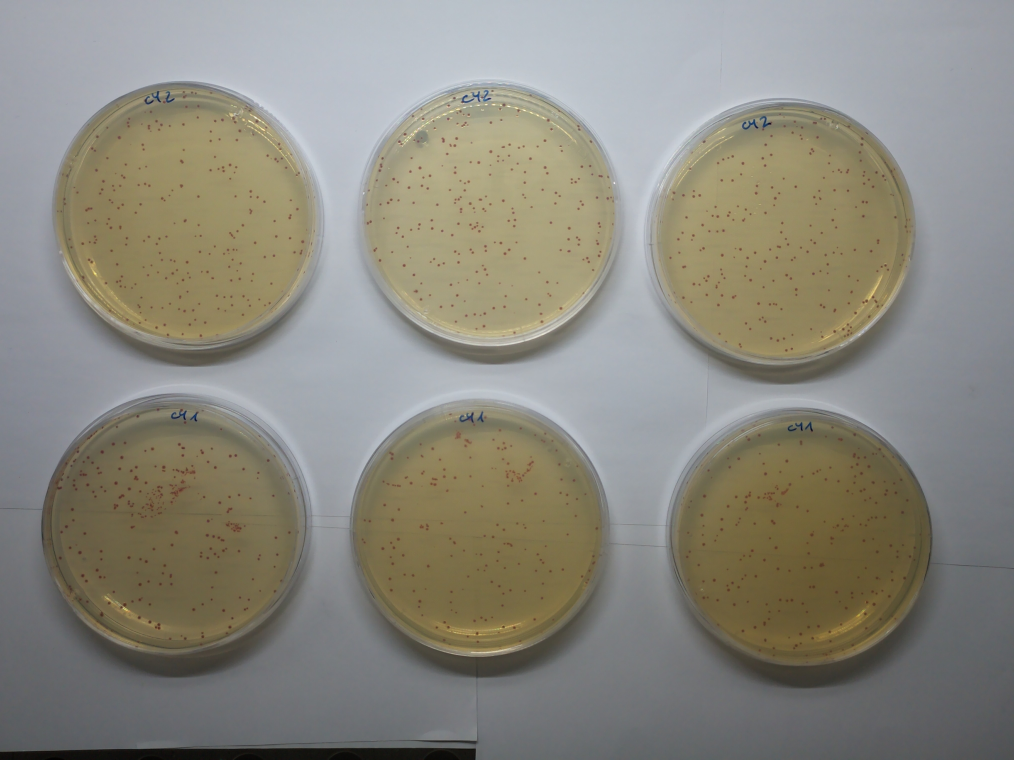
#> input picture data/Singles/02.10.2025-04.30.02.jpg, 4056 x 3040 px (shown at 1/4 size); its folder holds only this picture in this run
$ python -i dish_detection.py   (imports and definitions only)
#> lines starting #> are read from the running program, lines starting #| are printed output that depends on the picture; after the words box and inside, x2 and y2 are one past the last pixel; in counts of white or black regions, pixels touching at a corner belong together
#> further down, picture is the input picture: shape (3040, 4056, 3); mean B, G, R 125.5, 136, 138.4
### phase/helpers/inputs.py
import cv2 as cv
import numpy as np
import os
import re
from pypdf import PdfReader
from datetime import datetime
import sys
from pathlib import Path
from dataclasses import dataclass
import tempfile
import uuid
import shutil

TMP_DIR = Path(tempfile.gettempdir()) / "phase_temp"

def read_img(source):
    """
    Reads a string filepath or a numpy array.
    For ease of using image processing functions standalone or in pipelines.

    Returns numpy array / image.

    Parameters
    ----------
    source: str or np.ndarray
        Image, or string to the image path.

    Returns
    -------
    np.ndarray
        Image in numpy array form.
    """
    if (isinstance(source, (str, Path)) and os.path.isfile(source)):
        img = cv.imread(source)
    elif isinstance(source, np.ndarray):
        img = source
    elif hasattr(source, "crop"):
        img = source.crop
    else:
        raise TypeError("source must be a file path or a NumPy array")
    return img

# [121 lines left out: functions read_time, read_image_paths, read_pdf, show_image, not called in this run]

@dataclass
class Image:
    """
    Class for out-of-core handling.
    """
    path: Path
    # [41 lines left out: functions __init__, __array__, __del__, clear_tmp_dir, not called in this run]

    def load(self) -> np.ndarray:
        return np.load(self.path, allow_pickle=False, mmap_mode="r")

    def export(self, path: Path):
        cv.imwrite(str(path), self.load())

### phase/image_manipulation/dish_detection.py
import cv2 as cv
import numpy as np
import os
import warnings

from ..helpers.inputs import read_img

def sort_circles(circles, row_tolerance=100):
    """
    Sorts detected dishes from top left to bottom right.

    Parameters:
    circles: list of np.ndarray
        Detected dishes.
    row_tolerance: int
        Value for how strictly dishes should be grouped together in a row.

    Returns
    -------
    list of np.ndarray
        Sorted detected dishes.
    """
    circles = sorted(circles, key=lambda c: c[1])

    rows = []
    current_row = [circles[0]]

    for c in circles[1:]:
        if abs(c[1] - current_row[-1][1]) < row_tolerance:
            current_row.append(c)
        else:
            rows.append(current_row)
            current_row = [c]
    rows.append(current_row)

    for row in rows:
        row.sort(key=lambda c: c[0])
    sorted_circles = [c for row in rows for c in row]
    return sorted_circles

def crop(image, coordinates):
    """
    Crops around dishes in an image.

    Parameters
    ----------
    image: np.ndarray
        Image to be cropped.
    coordinates: tuple
        Coordinates of the detected circles.

    Returns
    -------
    list
        Cropped dishes.
    list
        Masks of background.

    """
    dishes = [] # list for the cropped images
    masks = [] # list for masks

    img = read_img(image)

    for (x, y, r) in coordinates:
        mask = np.zeros(img.shape[:2], dtype=np.uint8) # mask (black image) the size of the input image
        cv.circle(mask, (x, y), r, 255, -1) # fills the mask with a white circle at the location of the coordinates (detected dish)

        masked_img = cv.bitwise_and(  # applies mask (keeps values where the mask is white) to original image
            img,
            img,
            mask=mask)

        x1, y1 = max(0, x-r), max(0, y-r) # defines top left corner of the crop
        x2, y2 = min(img.shape[1], x+r), min(img.shape[0], y+r) # defines bottom right corner of the crop

        square_crop = masked_img[y1:y2, x1:x2] # applies a square crop for the masked dishes
        mask_crop = mask[y1:y2, x1:x2] # crops the masks

        dishes.append(square_crop)
        masks.append(mask_crop)

    return dishes, masks

def detect_dishes(
        source,
        save=True,
        save_path = "",
        file_name = "dish_detected",
        metadata: dict = None,
        debug = False
):
    """
    Detects dishes in an image and crops around them.

    Parameters
    ----------
    source: str or np.ndarray
        Raw image, or string of the image path.
    save: bool, default=True
        Whether to save the cropped dishes.
    save_path: str, optional
        Path to directory where the images and metadata are saved.
    file_name: str, optional
        Name to save the dishes as.
    metadata: dict, optional
        Metadata dictionary handled by main.py.
    debug: bool, default=False
        Whether to save the input image with numbered circles for debugging.

    Returns
    -------
    list of np.ndarray
        List of cropped dishes.
    list of np.ndarray
        List of masks.
    list of tuples
        List of coordinates of the crops.
    dict
        Metadata.
    """
#> called with save = True, save_path = '', file_name = 'dish_detected', debug = False
    if (save and not save_path) or (debug and not save_path):
        warnings.warn(f"No specified save path. Images saved in the current directory ({os.getcwd()}) under ...Dishes.")

    dishes, masks, coordinates = [], [], []

    img = read_img(source=source)
    gray_img = cv.cvtColor(img, cv.COLOR_BGR2GRAY)

    clahe_obj = cv.createCLAHE(clipLimit=2.0, tileGridSize=(8,8))
    clahed = clahe_obj.apply(gray_img)
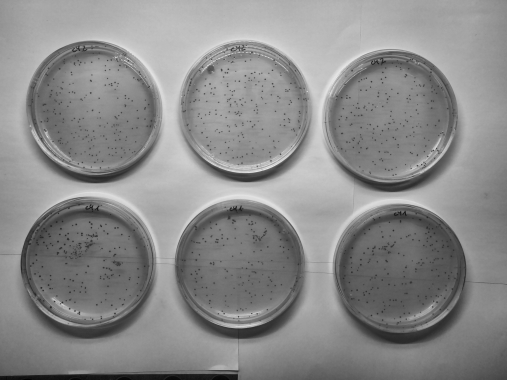
#> clahed: shape (3040, 4056) (shown at 1/8 size); min 1, max 254, mean 137.9

    save_path_dish_detection = os.path.join(save_path, "Dishes") # path for dish crops

    blur = cv.medianBlur(clahed, 21) # blur so that hough circles doesn't detect random stuff

    circles = cv.HoughCircles( # creates a numpy array of detected circles
        blur, # image, should be grayscale
        cv.HOUGH_GRADIENT, # detection method
        dp=3, # resolution used for the detection; dp=2 means half resolution of the original image
        minDist=800, # minimum distance between the centers of circles in px
        param1=125, # upper threshold for canny edge detection (uses canny edge detection internally)
        param2=100, # threshold for center detection, turn this up if non-dishes are detected
        minRadius=400, # minimum and maxmimum radius in px
        maxRadius=600
    )
#> circles = [[1918.5, 2116.5, 523.6], [3130.5, 925.5, 534.7], [1957.5, 856.5, 528.1], [712.5, 2101.5, 540.1], [3202.5, 2149.5, 520.9], [730.5, 850.5, 527.5]]

    if circles is not None:
        circles = np.round(circles[0, :]).astype("int")
#> circles = [[1918, 2116, 524], [3130, 926, 535], [1958, 856, 528], [712, 2102, 540], [3202, 2150, 521], [730, 850, 528]]
        circles = sort_circles(circles, row_tolerance=150)
#> in sort_circles, `circles = sorted(circles, key=lambda c: c[1])`: circles = [[730, 850, 528], [1958, 856, 528], [3130, 926, 535], [712, 2102, 540], [1918, 2116, 524], [3202, 2150, 521]]
#> in sort_circles, `current_row = [circles[0]]`: current_row = [[730, 850, 528]]
#> the loop in sort_circles, `for c in circles[1:]:` made 5 passes
#> after the loop in sort_circles, `for c in circles[1:]:`: rows = [[[730, 850, 528], [1958, 856, 528], [3130, 926, 535]]]
#> the loop in sort_circles, `for row in rows:` made 2 passes
#> in sort_circles, `sorted_circles = [c for row in rows for c in row]`: sorted_circles has the same summary as circles

        coordinates = [(x, y, r) for (x, y, r) in circles]
#> coordinates = [(730, 850, 528), (1958, 856, 528), (3130, 926, 535), (712, 2102, 540), (1918, 2116, 524), (3202, 2150, 521)]
        dishes, masks = crop(img, coordinates)
#> the loop in crop, `for (x, y, r) in coordinates:` made 6 passes
#> (x, y, r, x1, y1, x2, y2) on passes 1 to 6: (730, 850, 528, 202, 322, 1258, 1378), (1958, 856, 528, 1430, 328, 2486, 1384), (3130, 926, 535, 2595, 391, 3665, 1461), (712, 2102, 540, 172, 1562, 1252, 2642), (1918, 2116, 524, 1394, 1592, 2442, 2640), (3202, 2150, 521, 2681, 1629, 3723, 2671)
#> pass 1, in crop, `masked_img = cv.bitwise_and(`:
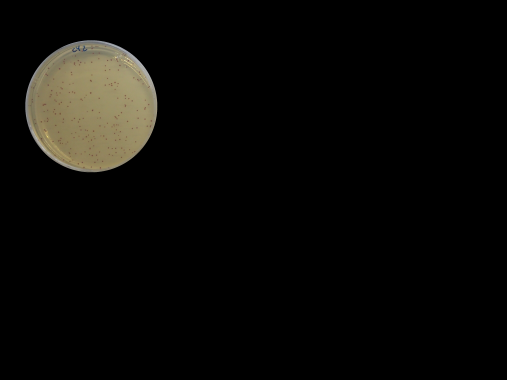
#> masked_img: shape (3040, 4056, 3) (shown at 1/8 size); mean B, G, R 7.3, 9.7, 10.5
#> pass 1, in crop, `square_crop = masked_img[y1:y2, x1:x2]`:
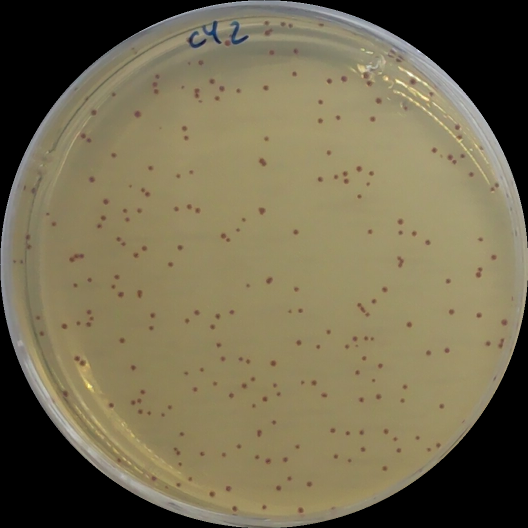
#> square_crop: shape (1056, 1056, 3) (shown at 1/2 size); mean B, G, R 80.5, 107.4, 116.2
#> pass 1, in crop, `mask_crop = mask[y1:y2, x1:x2]`:
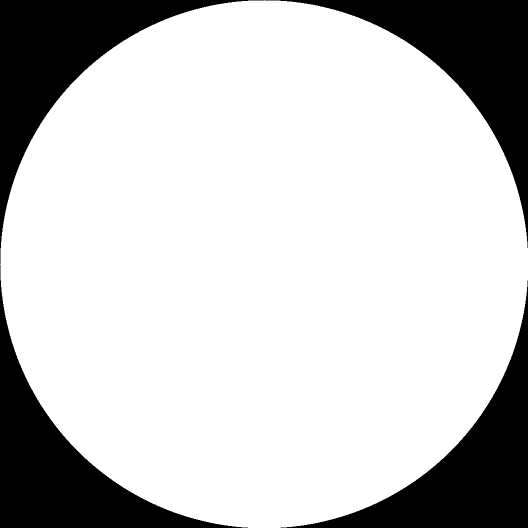
#> mask_crop: shape (1056, 1056) (shown at 1/2 size); 78.5% white; 4 black regions, box (x1, y1, x2, y2) and area: (0, 0, 528, 528) 60379, (529, 0, 1056, 496) 59851, (0, 529, 496, 1056) 59851, (561, 561, 1056, 1056) 59324
#> after the loop in crop, `for (x, y, r) in coordinates:`:
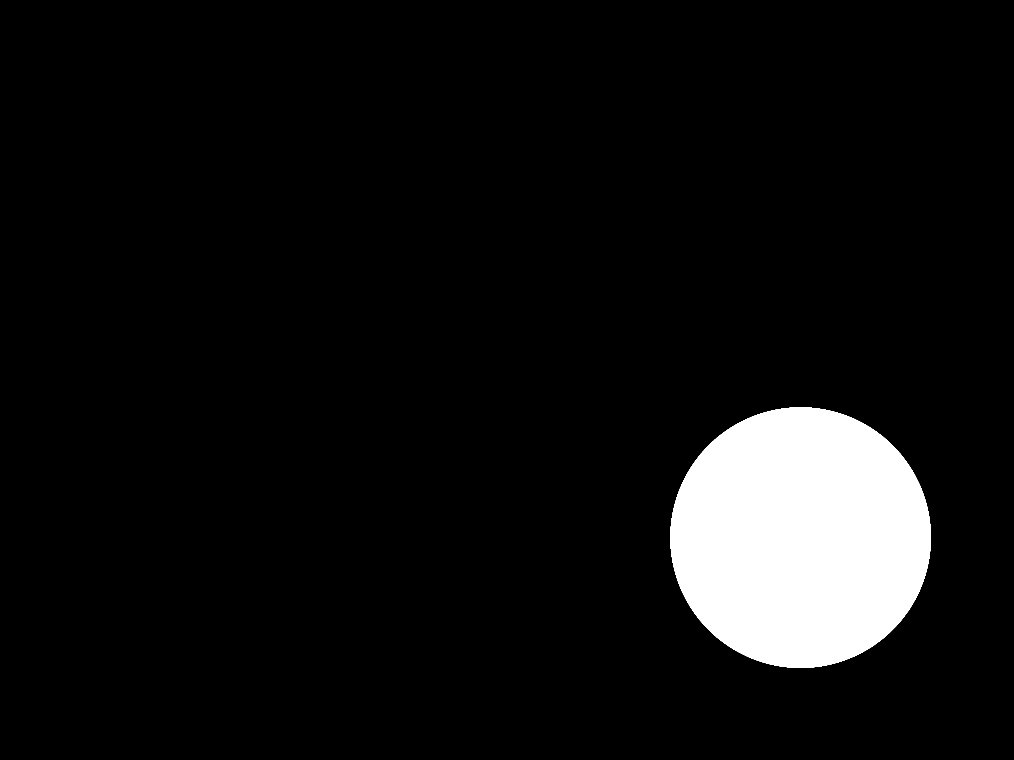
#> mask: shape (3040, 4056) (shown at 1/4 size); 6.9% white; 1 white region, box (x1, y1, x2, y2) and area: (2681, 1629, 3724, 2672) 852677
#> after the loop in crop, `for (x, y, r) in coordinates:`: dishes = 6 items
#> dishes = 6 items; masks = 6 items

        if debug:
            debug_img = img.copy()
            for idx, (x,y,r) in enumerate(coordinates, start=1):
                cv.circle(debug_img, (x, y), r, (0, 255, 0), 4)  # draws outline
                cv.circle(debug_img, (x, y), 10, (0, 0, 255), -1)  # draws center point
                cv.putText( # draws number label
                    debug_img, str(idx), (x - 40, y - 40), cv.FONT_HERSHEY_SIMPLEX, 2, (255, 0, 0), 3)

        for idx, (dish, mask) in enumerate(zip(dishes, masks), start=1): # circles defined by their x and y coordinates of their center as well as their radius; idx is used for naming the files
            if metadata:
                x, y, r = coordinates[idx-1]
                metadata[file_name][idx] = [{
                    "center": [int(x), int(y)],
                    "radius": int(r),
                    "colony_count": None,
                }]


            save_name = f"{file_name}_dish_{idx}.png" if idx is not None else f"{file_name}_dish.png"

            if save: # saving the dishes if the flag is passed
                os.makedirs(save_path_dish_detection, exist_ok=True)
                cv.imwrite(os.path.join(save_path_dish_detection, save_name), dish)
#> this loop made 6 passes
#> save_name on passes 1 to 6: 'dish_detected_dish_1.png', 'dish_detected_dish_2.png', 'dish_detected_dish_3.png', 'dish_detected_dish_4.png', 'dish_detected_dish_5.png', 'dish_detected_dish_6.png'
#> pass 2, in detect_dishes, `cv.imwrite(os.path.join(save_path_dish_detection, save_name), dish)`:
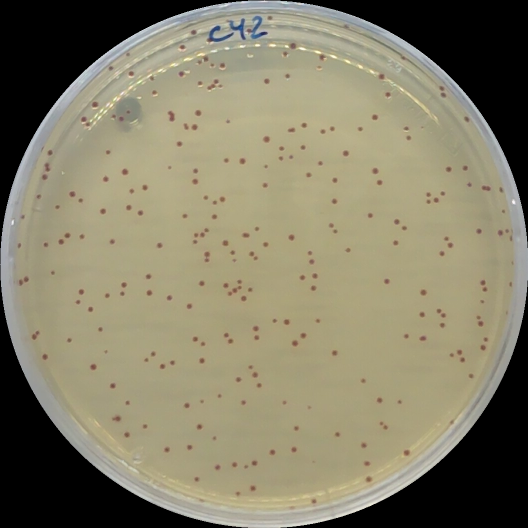
#> saved as dish_detected_dish_2.png: shape (1056, 1056, 3) (shown at 1/2 size); mean B, G, R 103.9, 127.1, 132.7

        print(f"{len(circles)} dishes detected in file: {file_name}.")
#| 6 dishes detected in file: dish_detected.

        if debug: # saves debug image
            os.makedirs(save_path_dish_detection, exist_ok=True)
            cv.imwrite(os.path.join(save_path_dish_detection, f"{file_name}_debug.png"), debug_img)

    else:
        warnings.warn("No dishes detected.")

    return dishes, masks, coordinates, metadata

>>> import cv2
>>> picture = cv2.imread('../../data/Singles/02.10.2025-04.30.02.jpg')
>>> result = detect_dishes(picture)

$ run again, on data/Singles/28.10.2025-02.30.02.jpg
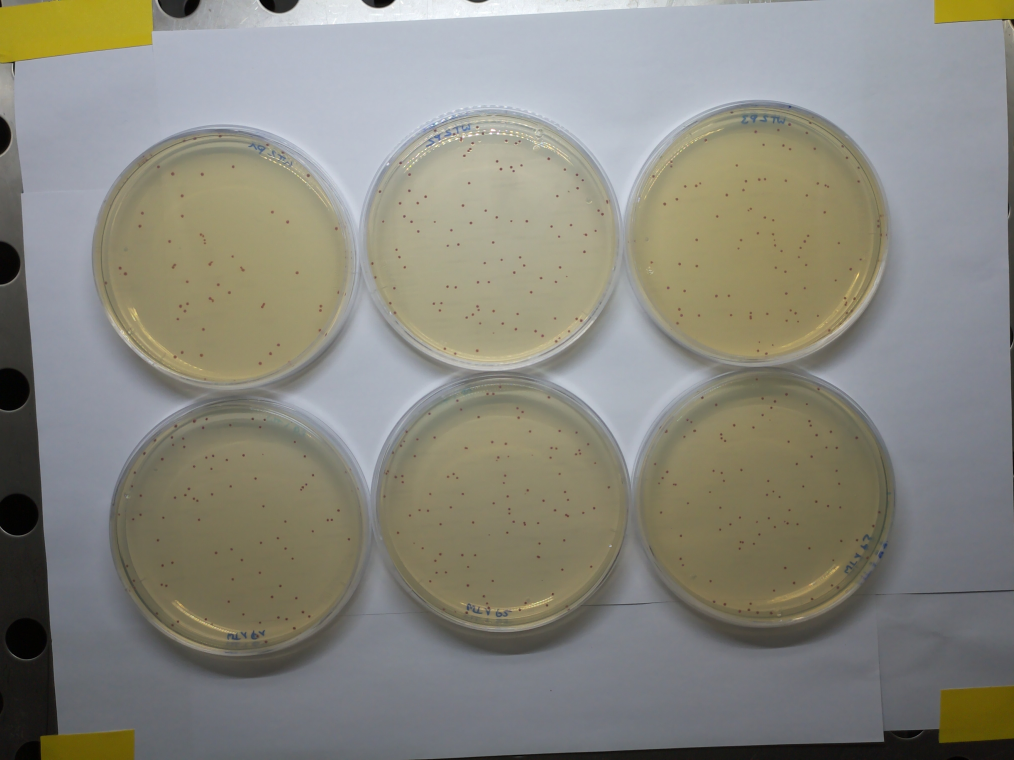
#> input picture data/Singles/28.10.2025-02.30.02.jpg, 4056 x 3040 px (shown at 1/4 size)
#> picture is the input picture: shape (3040, 4056, 3); mean B, G, R 126.1, 135.6, 136.7
#> in detect_dishes, `circles = cv.HoughCircles(`: circles = [[1966.5, 961.5, 520.6], [3034.5, 925.5, 528.1], [2002.5, 2002.5, 518.8], [973.5, 2095.5, 519.1], [883.5, 1021.5, 517], [3058.5, 1984.5, 525.1]]
#> in detect_dishes, `circles = np.round(circles[0, :]).astype("int")`: circles = [[1966, 962, 521], [3034, 926, 528], [2002, 2002, 519], [974, 2096, 519], [884, 1022, 517], [3058, 1984, 525]]
#> in sort_circles, `circles = sorted(circles, key=lambda c: c[1])`: circles = [[3034, 926, 528], [1966, 962, 521], [884, 1022, 517], [3058, 1984, 525], [2002, 2002, 519], [974, 2096, 519]]
#> in sort_circles, `current_row = [circles[0]]`: current_row = [[3034, 926, 528]]
#> the loop in sort_circles, `for c in circles[1:]:` made 5 passes
#> after the loop in sort_circles, `for c in circles[1:]:`: rows = [[[3034, 926, 528], [1966, 962, 521], [884, 1022, 517]]]
#> the loop in sort_circles, `for row in rows:` made 2 passes
#> sorted_circles = [[884, 1022, 517], [1966, 962, 521], [3034, 926, 528], [974, 2096, 519], [2002, 2002, 519], [3058, 1984, 525]]
#> in detect_dishes, `circles = sort_circles(circles, row_tolerance=150)`: circles has the same summary as sorted_circles in sort_circles
#> coordinates = [(884, 1022, 517), (1966, 962, 521), (3034, 926, 528), (974, 2096, 519), (2002, 2002, 519), (3058, 1984, 525)]
#> the loop in crop, `for (x, y, r) in coordinates:` made 6 passes
#> (x, y, r, x1, y1, x2, y2) on passes 1 to 6: (884, 1022, 517, 367, 505, 1401, 1539), (1966, 962, 521, 1445, 441, 2487, 1483), (3034, 926, 528, 2506, 398, 3562, 1454), (974, 2096, 519, 455, 1577, 1493, 2615), (2002, 2002, 519, 1483, 1483, 2521, 2521), (3058, 1984, 525, 2533, 1459, 3583, 2509)
#> pass 1, in crop, `mask_crop = mask[y1:y2, x1:x2]`:
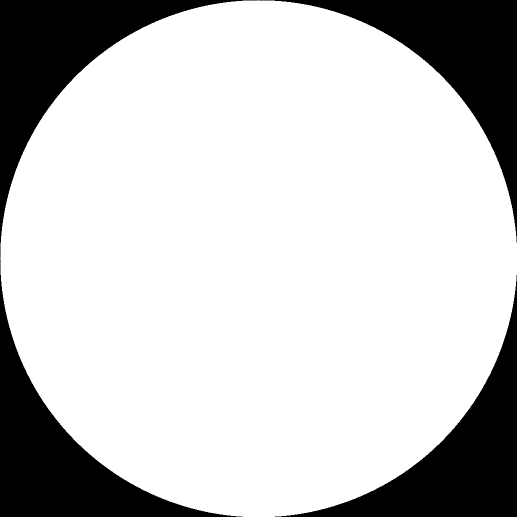
#> mask_crop: shape (1034, 1034) (shown at 1/2 size); 78.5% white; 4 black regions, box (x1, y1, x2, y2) and area: (0, 0, 517, 517) 57894, (518, 0, 1034, 485) 57377, (0, 518, 485, 1034) 57377, (550, 550, 1034, 1034) 56861
#> after the loop in crop, `for (x, y, r) in coordinates:`: dishes = 6 items
#> the loop in detect_dishes, `for idx, (dish, mask) in enumerate(zip(dishes, masks), start=1):` made 6 passes
#> save_name on passes 1 to 6: 'dish_detected_dish_1.png', 'dish_detected_dish_2.png', 'dish_detected_dish_3.png', 'dish_detected_dish_4.png', 'dish_detected_dish_5.png', 'dish_detected_dish_6.png'
#> pass 2, in detect_dishes, `cv.imwrite(os.path.join(save_path_dish_detection, save_name), dish)`:
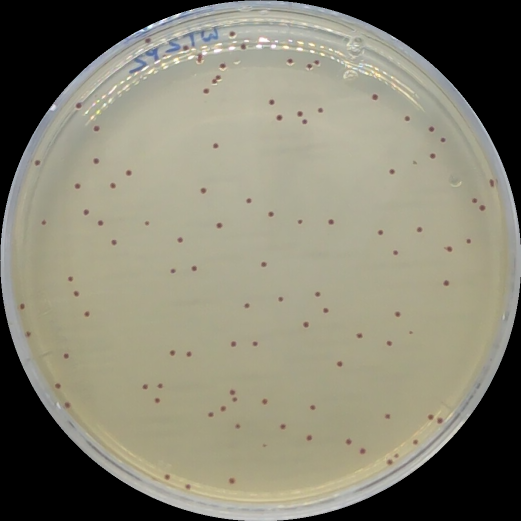
#> saved as dish_detected_dish_2.png: shape (1042, 1042, 3) (shown at 1/2 size); mean B, G, R 114.1, 130.9, 133.7
#| 6 dishes detected in file: dish_detected.
